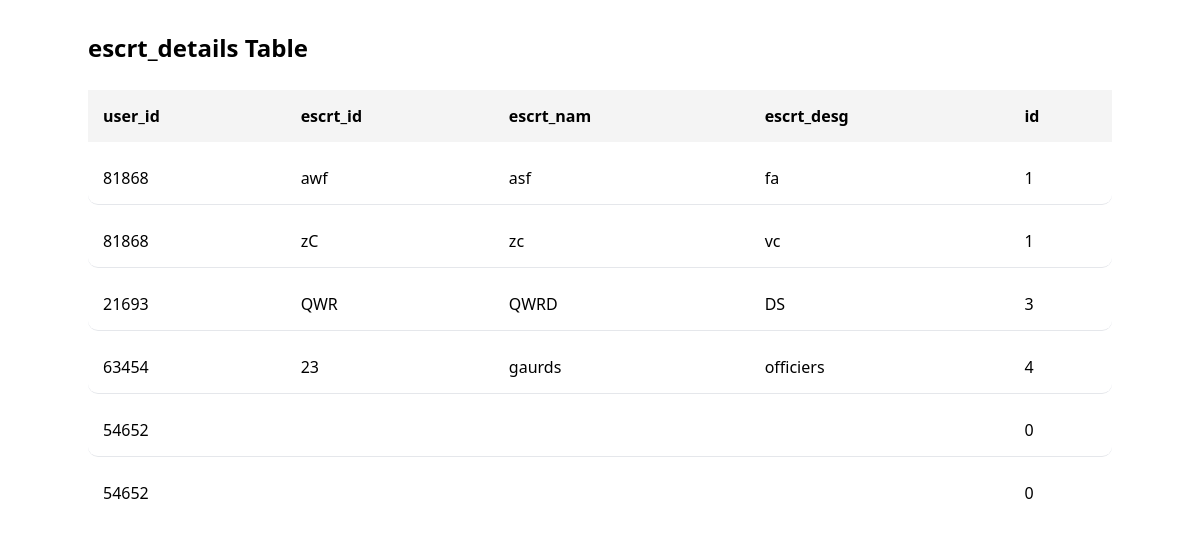
Screenshot of /escrt_details.php with the database file from the repository.
### tables this page shows
CREATE TABLE `escrt_details` (
  `user_id` int(5) NOT NULL,
  `escrt_id` varchar(15) NOT NULL,
  `escrt_nam` varchar(15) NOT NULL,
  `escrt_desg` varchar(15) NOT NULL,
  `id` int(11) NOT NULL
);

### escrt_details.php (the view, shortened to what this page needs)
<?php
$host = "localhost";
$username = "root";
$password = "";
$database = "project";
$connection = new mysqli($host, $username, $password, $database);
$query = "SELECT * FROM escrt_details";
$result = $connection->query($query);
if ($result->num_rows > 0) {
    ?>
    <html>
    <head>
        <link rel="stylesheet" href="https://cdn.jsdelivr.net/npm/tailwindcss@2.2.19/dist/tailwind.min.css">
    </head>
    <body>
    <html>
<head>
    <link rel="stylesheet" href="https://cdn.jsdelivr.net/npm/tailwindcss@2.2.19/dist/tailwind.min.css">
</head>
<body>
<div class="container mx-auto mt-8">
    <h3 class="text-2xl font-bold mb-4">escrt_details Table</h3>
    <table class="table">
        <thead>
        <tr>
            <th class="px-4 py-2">user_id</th>
            <th class="px-4 py-2">escrt_id</th>
            <th class="px-4 py-2">escrt_nam</th>
            <th class="px-4 py-2">escrt_desg</th>
            <th class="px-4 py-2">id</th>
        </tr>
        </thead>
        <tbody>
        <?php
        while ($row = $result->fetch_assoc()) {
            ?>
            <tr>
                <td class="px-4 py-2"><?php echo $row["user_id"]; ?></td>
                <td class="px-4 py-2"><?php echo $row["escrt_id"]; ?></td>
                <td class="px-4 py-2"><?php echo $row["escrt_nam"]; ?></td>
                <td class="px-4 py-2"><?php echo $row["escrt_desg"]; ?></td>
                <td class="px-4 py-2"><?php echo $row["id"]; ?></td>
            </tr>
            <?php
        }
        ?>
        </tbody>
    </table>
</div>
</body>
</html>
    <?php
} else {
    echo "No records found in the escrt_details table.";
}
?>

### escrt_details.php (style rules this page uses)
.table { width: 100%; }
.table th { background-color: #F3F4F6; font-weight: 600; padding: 0.75rem; text-align: left; }
.table td { background-color: #FFFFFF; padding: 0.75rem; vertical-align: top; border-bottom-width: 1px; border-bottom-color: #E5E7EB; }
.table tr:last-child td { border-bottom: none; }
.table { border-collapse: separate; border-spacing: 0 10px; width: 100%; }
.table th { background-color: #f4f4f4; font-weight: 600; text-align: left; padding: 15px; }
.table td { background-color: #ffffff; padding: 15px; }
.table tr:first-child td { border-top-left-radius: 10px; border-top-right-radius: 10px; }
.table tr:last-child td { border-bottom-left-radius: 10px; border-bottom-right-radius: 10px; }
.table td:first-child { border-top-left-radius: 10px; border-bottom-left-radius: 10px; }
.table td:last-child { border-top-right-radius: 10px; border-bottom-right-radius: 10px; }

### rows the page displays
escrt_details: user "81868", escrt "awf", escrt_nam "asf", escrt_desg "fa", id "1"
escrt_details: user "81868", escrt "zC", escrt_nam "zc", escrt_desg "vc", id "1"
escrt_details: user "21693", escrt "QWR", escrt_nam "QWRD", escrt_desg "DS", id "3"
escrt_details: user "63454", escrt "23", escrt_nam "gaurds", escrt_desg "officiers", id "4"
escrt_details: user "54652", id "0"
escrt_details: user "54652", id "0"
